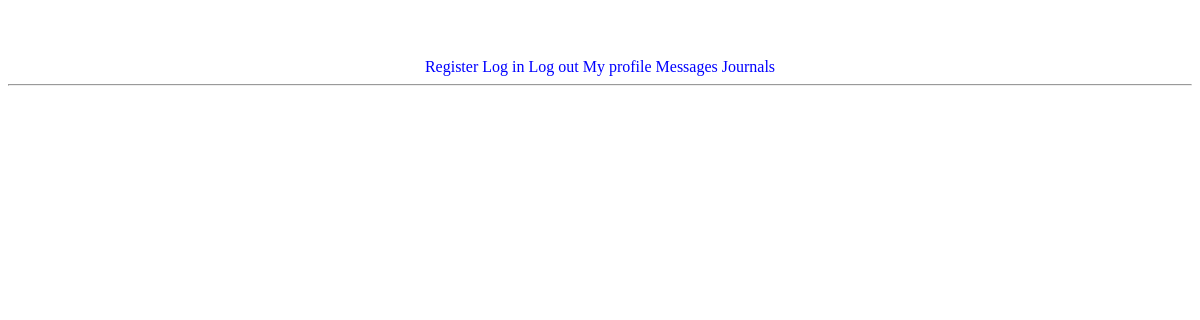
Page /messages/ (signed in) on the earlier database version.
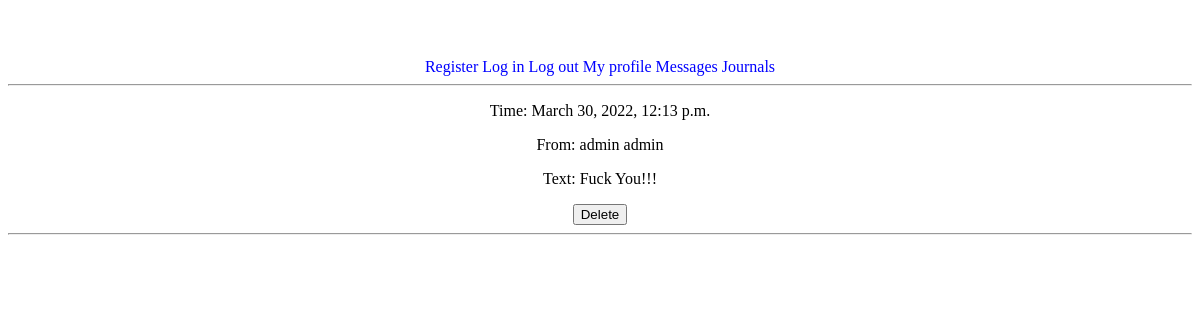
Same page on the later database version.
### journal/models.py (models this page shows, shortened)
class Message(models.Model):
    from_user = models.ForeignKey(settings.AUTH_USER_MODEL, on_delete=models.CASCADE, related_name="from_user")
    to_user = models.ForeignKey(settings.AUTH_USER_MODEL, on_delete=models.CASCADE, related_name="to_user")
    time = models.DateTimeField(auto_now=True)
    text = models.TextField()

class CustomUser(AbstractBaseUser):
    name = models.CharField(max_length=15, null=False)
    surname = models.CharField(max_length=15, null=False)
    patronymic = models.CharField(max_length=15, blank=True, null=True)
    email = models.EmailField(unique=True)  # require
    phone_number = models.CharField(max_length=16, blank=True, null=True)
    avatar = models.ImageField(upload_to='user/avatar/', blank=True, null=True)
    date_of_birth = models.DateField(null=True)
    about = models.TextField(null=True)
    role = models.CharField(max_length=8, null=False, default="Other")
    is_active = models.BooleanField(default=True)
    is_staff = models.BooleanField(default=False)
    is_admin = models.BooleanField(default=False)
    USERNAME_FIELD = 'email'
    REQUIRED_FIELDS = ["name", "surname"]
    objects = CustomUserManager()
    def __str__(self):
        if self.name and self.surname:
            return f'{self.surname} {self.name}'
        return self.email.split('@')[0]

### journal/views.py (the view)
# urls.py: path('messages/', messages, name="messages"),
@login_required(login_url='login')
def messages(request):
    context = {
        'title': 'Messages',
        'messages': Message.objects.order_by('-time'),
    }
    if request.method == "POST":
        pk = request.POST['pk-message']
        Message.objects.get(pk=pk).delete()
    return render(request, 'journal/messages.html', context=context)

### journal/templates/journal/messages.html (shortened to what this page needs)
{% extends 'journal/base.html' %}
{% block main %}
{% for message in messages %}
<div>
    <p>Time: {{ message.time }}</p>
    <p>From: {{ message.from_user }}</p>
    <p>Text: {{ message.text }}</p>
    <form method="POST">
        <button type="submit">Delete</button>
    </form>
</div>
<hr>
{% endfor %}
{% endblock %}

Differences in the rows shown:
added Message: time "March 30, 2022, 12:13 p.m.", from_user "admin admin", text "Fuck You!!!"
